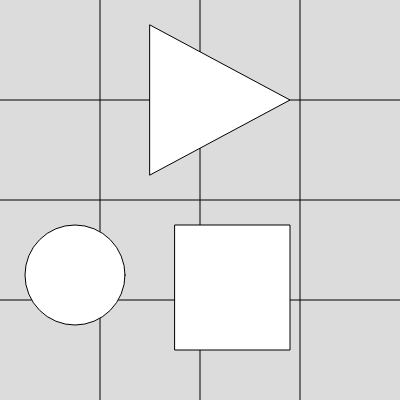
Frame 1 (no input)
Frame 60 (no input): identical to frame 1, image omitted
Frame 120 (the mouse pressed at the canvas centre since frame 60): identical to frame 1, image omitted

The p5.js sketch that drew this single still picture (run headless with seeded random() and noise() and a simulated clock; from frame 60 on, the mouse is pressed at the canvas centre):

// p5.js sketch
// ── sketch.js
/*

Drawing the basic shapes

*/

function setup() {
  createCanvas(400, 400);
}

function draw() {
  background(220);

  // draw the grid
  line(100,0,100,400);
  line(200,0,200,400);
  line(300,0,300,400);
  line(0,100,400,100);
  line(0,200,400,200);
  line(0,300,400,300);

  // draw the circle
  // ellipse(75,275,100,100)
  ellipse(75,275,125-25,325-225);

  // draw the square
  //  rect(175,225,115,125);
  rect(175,225,290-175,350-225);

  // draw the triangle
  triangle(150,25,290,100,150,175);
}
